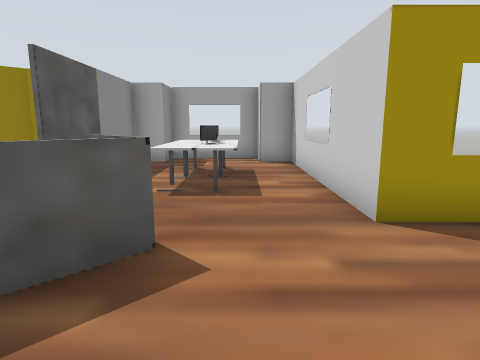
View 1 (above)

18 first-person views from a walk through a robot-simulator world made for Gazebo. The camera is 1.2 m above the floor, tilts 10° down and sees 75° across. The floor is counted in squares, 1 m on a side. Each view is taken from the middle of a square. On the plan, view 1 faces up. The plan holds only what a view shows up to about 13 squares ahead; the rest is blank.

View 2
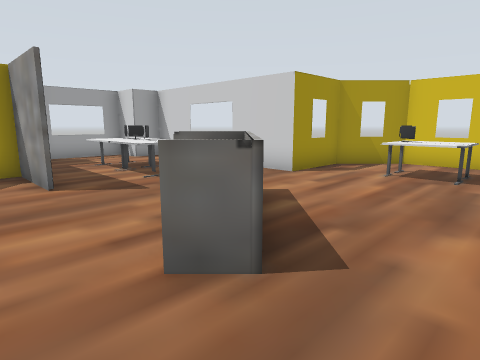

View 3
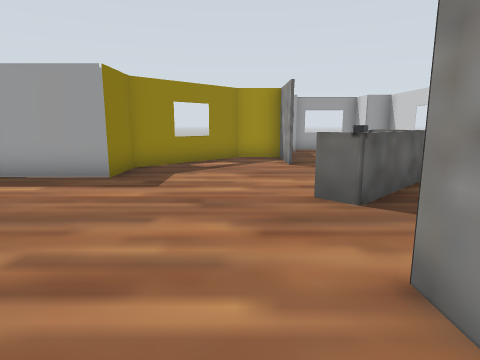

View 4
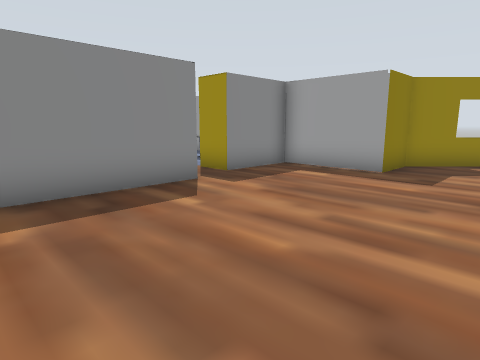

View 5
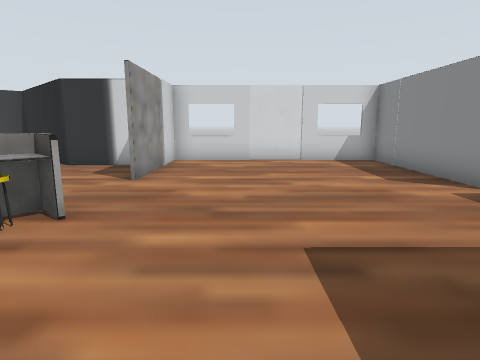

View 6
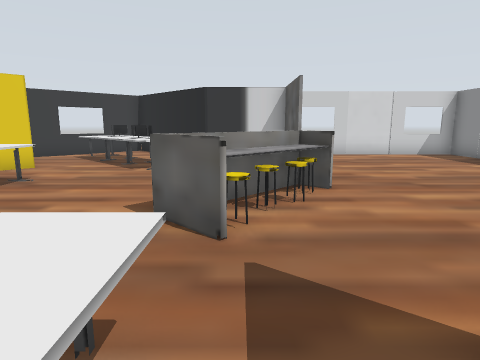

View 7
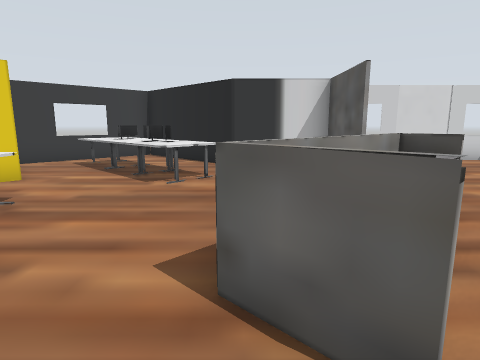

View 8
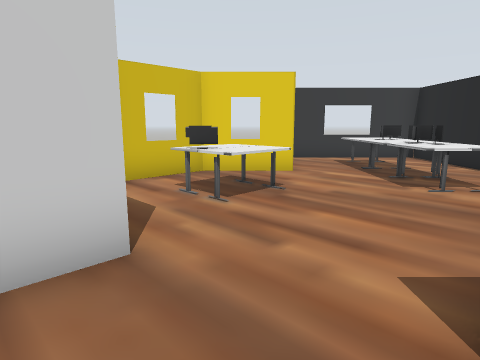

View 9
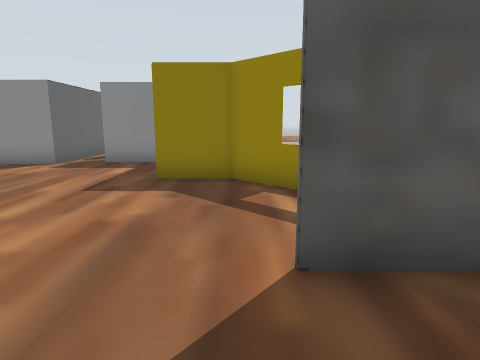

View 10
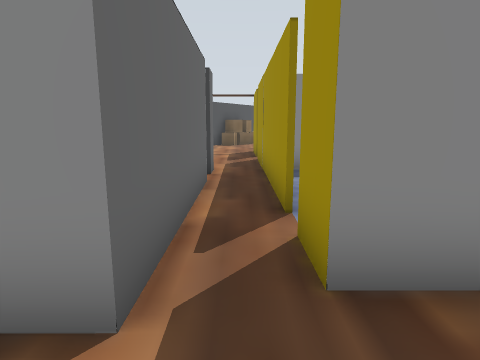

View 11
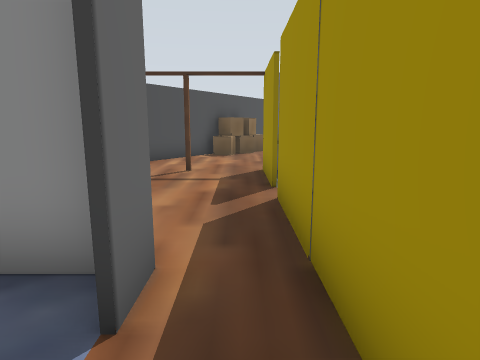

View 12
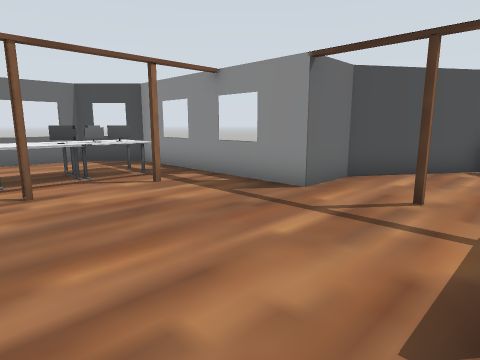

View 13
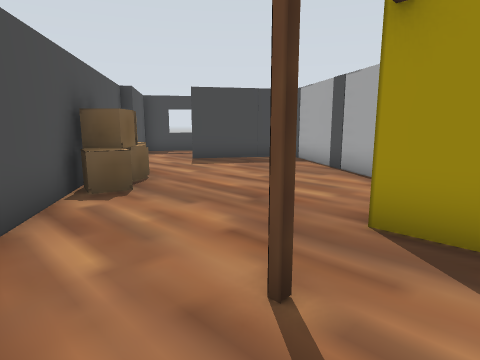

View 14
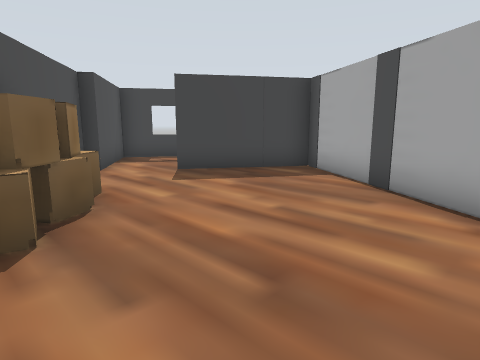

View 15
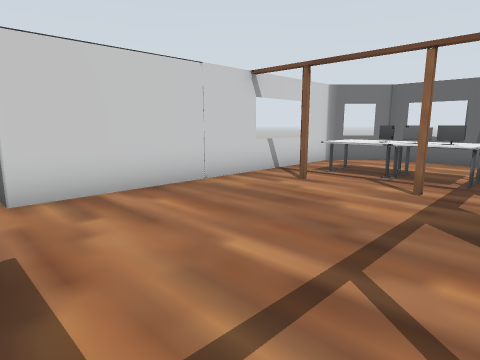

View 16
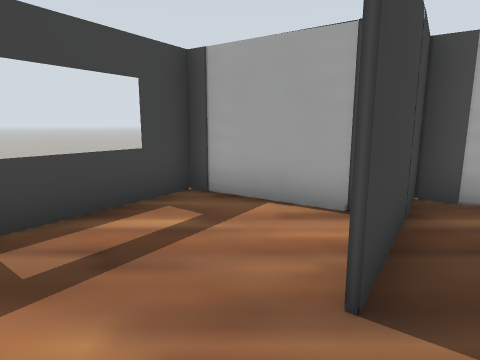

View 17
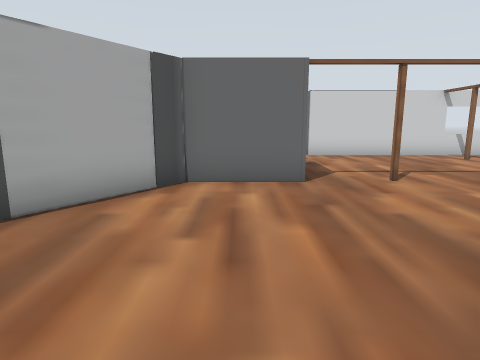

View 18
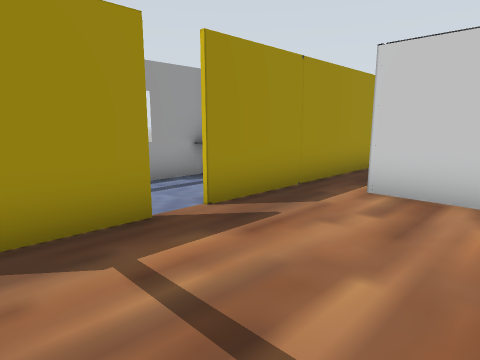

### Floor plan
Points are (right, up) in squares from view 1. A wall is a line through its corners. A room is listed if a view was taken in it or the views show most of it. See-through windows are left out.
Room 1 (view 1)
walls: (3.2, 1.3) (3.5, 1.8); (-0.4, 7.2) (-0.9, 6.6); (-3.6, -1.8) (-3.6, -4.4) (-0.8, -4.4) (2.7, -7.8); (5.5, 2.3) (4, 3.8) (1.7, 3.8) (1.7, 10.3) (0.7, 10.3)
low walls: (-1.8, 3.9) (-0.8, 2.9) (-3.2, 0.6); (2.4, 0.3) (2.4, 1.8) (4, 1.8); (-0.4, -2.3) (0.6, -1.2)
ways out: opening at (-4, -0.5) to room 2; opening at (-1, 5) to room 2; opening at (-0.5, 10) to room 5; opening at (2, 0) to room 6
Room 2 (views 2, 3, 4, 5, 6, 7, 8, 9, 10, 11)
walls: (-13.1, 0.6) (-15.5, 0.6); (-3.5, 5.4) (-3.5, 7.8) (-5.1, 7.8) (-8, 4.8) (-8, 3.1) (-11.1, 3.1) (-11.1, 0.6) (-12.4, 0.6); (-3.4, 7.6) (-3.4, 5.4); (-15.8, -0.7) (-10.6, -0.7) (-10.6, -5.8) (-3.7, -5.8) (-3.7, -1.7); (-0.5, 7.2) (-0.8, 7.9)
low walls: (-3.2, 0.6) (-3.8, 1.2); (-3.2, 0.7) (-1, 2.9) (-1.9, 3.8); (0, 5.5) (-1.6, 5.5) (-1.6, 7.4)
ways out: opening at (-4, -0.5) to room 1; opening at (-1, 5) to room 1; opening at (-15, 0) to room 3; opening at (-2, 7) to room 5; gap at (-2, 3)
Room 3 (views 12, 13, 14, 15, 16, 17, 18)
walls: (-27.7, -0.3) (-28.4, -0.9); (-28.3, 0.2) (-27.8, -0.4); (-21, 0.6) (-23.5, 0.6) (-23.5, 3.3) (-29.1, 7) (-31.3, 3.7); (-29.3, 0.7) (-28.6, 0.4); (-29.9, 5.8) (-32.9, 7.9) (-35.3, 4.2) (-32.3, 2.1) (-32.6, 1.8) (-24.9, -3.4) (-23.2, -3.3) (-23.2, -7.5); (-17.4, -0.9) (-17.4, -2); (-17.5, -5.4) (-17.5, -0.7) (-16.6, -0.7); (-15.5, 0.6) (-20.1, 0.6)
low walls: (-27.5, -0.3) (-27.7, -1.1); (-28.1, -0.2) (-27.7, -0.3); (-28.7, 0.7) (-28.2, -0.1) (-28.4, -0.9); (-29.7, 1.2) (-29.3, 0.7); (-22, -7.1) (-18.9, -7.1)
ways out: opening at (-15, 0) to room 2; opening at (-18, -6) to room 4; gap at (-20, 1)
Room 4 (no view inside)
walls: (-23.2, -7.5) (-23.2, -9.7) (-21.6, -11.2) (-19, -11.2) (-17.5, -9.7) (-17.5, -5.4)
ways out: opening at (-18, -6) to room 3
Room 5 (no view inside)
walls: (0.7, 10.3) (0.7, 11.5) (-2.5, 11.5) (-2.5, 10.3) (-3.4, 10.3) (-3.4, 7.6)
low walls: (-1.6, 7.4) (-1.6, 8.8)
ways out: opening at (-0.5, 10) to room 1; opening at (-2, 7) to room 2
Room 6 (no view inside)
walls: (3.7, -1.9) (5.5, -0.1); (1.1, -2.5) (1.4, -3.1); (0.6, -2.4) (1, -3.1) (1.6, -3.3); (2, -4.3) (2.6, -4.4)
low walls: (3.6, 0.3) (2.8, 0.3); (0.6, -1.2) (3, -3.7)
ways out: opening at (2, 0) to room 1; opening at (4, -3)

Positions as (right, up) in squares from view 1, and headings:
1: (0, 0), facing up
2: (-5, -1), facing up-right
3: (-5, -4), facing up
4: (-5, -5), facing up-left
5: (-6, 5), facing down
6: (-2, 7), facing down
7: (-1, 5), facing down
8: (-1, 5), facing down-right
9: (-1, 5), facing left
10: (-9, 0), facing left
11: (-15, 0), facing left
12: (-18, 0), facing down-left
13: (-22, -3), facing up-left
14: (-24, -1), facing up-left
15: (-23, 0), facing down-right
16: (-32, 2), facing up
17: (-30, 2), facing right
18: (-23, -3), facing up-right
